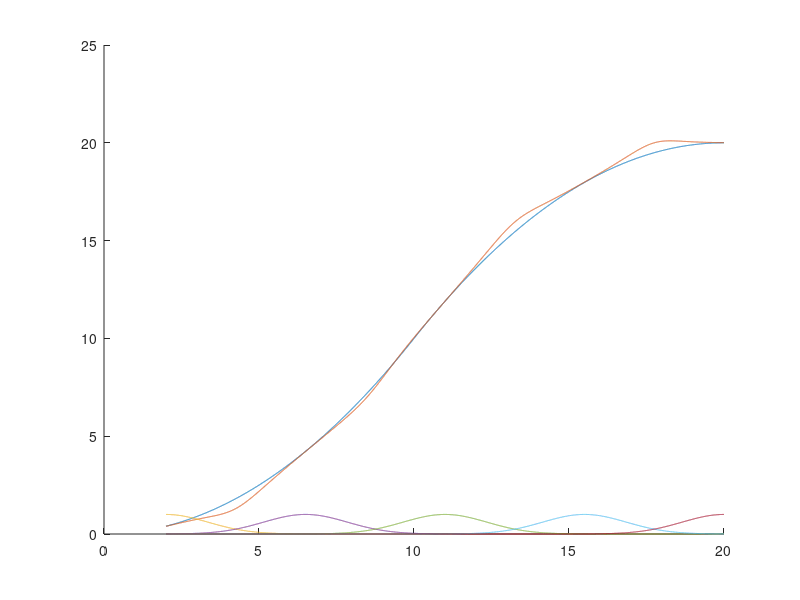

Write MATLAB code to recreate this figure.
clear; clc;

Xstart = 2;
Xend = 20;

f = @(x) 0.1*x.^2 - 0.2*(x-10).^2.*(x>10);
x = linspace(Xstart, Xend, 10000);

NumOfFuzzySets = 5;
Xp = linspace(Xstart, Xend, NumOfFuzzySets);
DX = Xp(2) - Xp(1);

mf = cell(1, NumOfFuzzySets);
sigma = 0.3*DX;
for i = 1:NumOfFuzzySets
    c = Xp(i);
    mf{i} = @(z) gaussmf(z, [sigma c]);
end

fLin = cell(1, NumOfFuzzySets);
for i = 1:NumOfFuzzySets
    eps = 1e-8;
    df = (f(Xp(i) + eps) - f(Xp(i) - eps)) / (2*eps);
    fLin{i} = @(x) df * (x - Xp(i)) + f(Xp(i));
end

fFuzzy = @(x) fuzzy_eval(x, mf, fLin, NumOfFuzzySets);
function y = fuzzy_eval(x, mf, fLin, NumOfFuzzySets)
    num = 0;
    den = 0;
    for i = 1:NumOfFuzzySets
        num = num + mf{i}(x) .* fLin{i}(x);
        den = den + mf{i}(x);
    end
    y = num ./ den;
end


% Rysowanie funkcji przynależności
figure(1);
hold on;
plot(x, f(x));
plot(x, fFuzzy(x));
for i = 1:NumOfFuzzySets
    plot(x, mf{i}(x));
end
